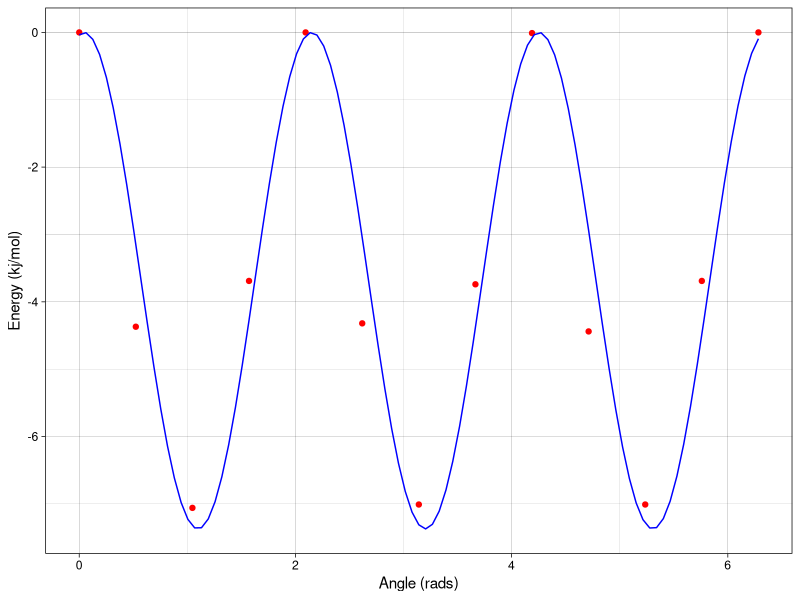

This figure's R source:
## ---- chunk 1
require(data.table)
require(ggplot2)
## ---- chunk 2


# Create angle sequence in Radians, with their respspective energy values.
dat <- data.table(angle=(seq(from=0,to=360, by = 30)/180)*pi, 
                  energy=c(0,-4.37,-7.06,-3.69,.00,-4.32,-7.01,-3.74,-0.01,-4.44,-7.01,-3.69,0))

dat

# Run the fit with an initial guess for the parameter values.
modelFit <- nls(energy ~ k*(1 + cos(angle*n+d)),data=dat, start=list(k=-3.5, n=3, d=pi))

# Show the summary of the fitting procedure.
summary(modelFit)

# Set the values of the function parameters from the fit output.
kArg <- coef(modelFit)[[1]]
nArg <- coef(modelFit)[[2]]
dArg <- coef(modelFit)[[3]]

p1 <- ggplot(dat, aes(x=angle , y=energy)) + # Initialize the plot with "default" x and y values.
    geom_point(color = "red") + # Add a layer for points, using the default x and y values.
    stat_function(fun = function(x) kArg*(1+ cos(x*nArg - dArg)), color="blue" ) + # Add a layer with the trace of an arbitrary function.
    theme_linedraw() + # Change the "theme" to something simple (there are a few to choose from). 
    labs(x="Angle (rads)", y="Energy (kj/mol)") # Set the axis labels.

# Save the plot to a file.
#ggsave(plot = p1,filename = "fit.pdf", device = "pdf",width = 7, height = 3.5 )
# Display the plot below.
p1


